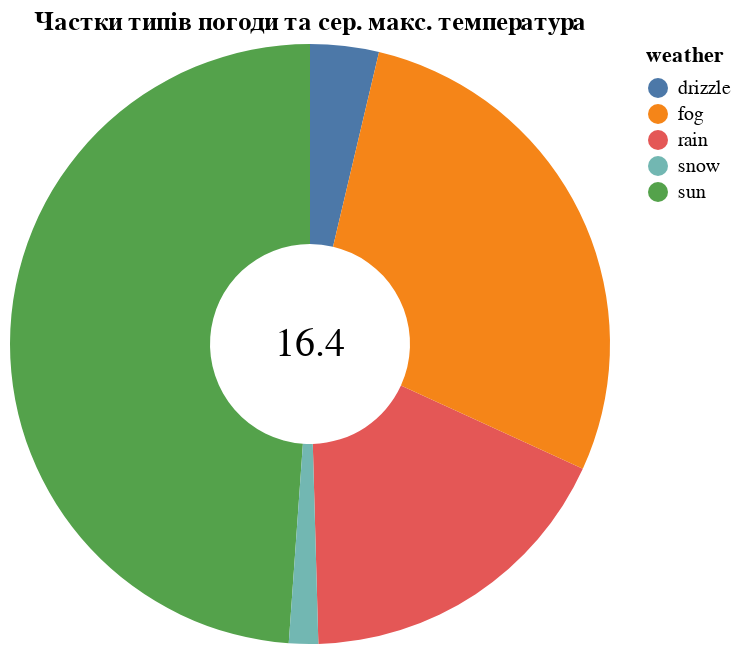

This figure's notebook cell:
### Code cell
weather_data = data.seattle_weather()
avg_temp = weather_data['temp_max'].mean()

base = alt.Chart(weather_data).encode(
    theta=alt.Theta("count():Q", stack=True),
    color=alt.Color("weather:N")
)

pie = base.mark_arc(innerRadius=50)

text = alt.Chart(pd.DataFrame({'avg': [avg_temp]})).mark_text(
    size=20, color='black'
).encode(text=alt.Text('avg:Q', format='.1f'))

(pie + text).properties(title='Частки типів погоди та сер. макс. температура')

### Figure 1 — Vega-Lite specification as saved in the notebook (floating-point values rounded to 4 significant figures; data arrays with more than 128 entries replaced by an {"elided": "..."} marker saying what was removed)
{"config": {"view": {"continuousWidth": 300, "continuousHeight": 300}}, "layer": [{"data": {"name": "data-6881b3c76720a51ecae2e2fb5659aff4"}, "mark": {"type": "arc", "innerRadius": 50}, "encoding": {"color": {"field": "weather", "type": "nominal"}, "theta": {"aggregate": "count", "stack": true, "type": "quantitative"}}}, {"data": {"name": "data-89766f50c13606c1559bb12c687c0374"}, "mark": {"type": "text", "color": "black", "size": 20}, "encoding": {"text": {"field": "avg", "format": ".1f", "type": "quantitative"}}}], "title": "Частки типів погоди та сер. макс. температура", "$schema": "https://vega.github.io/schema/vega-lite/v5.20.1.json", "datasets": {"data-6881b3c76720a51ecae2e2fb5659aff4": {"elided": "1461 records"}, "data-89766f50c13606c1559bb12c687c0374": [{"avg": 16.44}]}}
